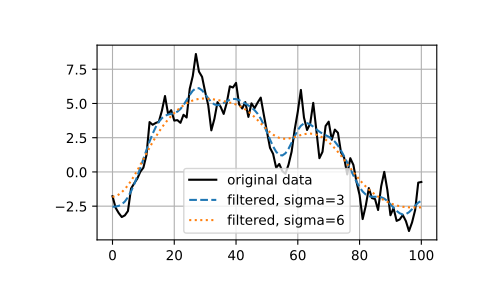

Write the Python code that produced this figure.
from scipy.ndimage import gaussian_filter1d
gaussian_filter1d([1.0, 2.0, 3.0, 4.0, 5.0], 1)
# array([ 1.42704095,  2.06782203,  3.        ,  3.93217797,  4.57295905])
gaussian_filter1d([1.0, 2.0, 3.0, 4.0, 5.0], 4)
# array([ 2.91948343,  2.95023502,  3.        ,  3.04976498,  3.08051657])
import matplotlib.pyplot as plt
rng = np.random.default_rng()
x = rng.standard_normal(101).cumsum()
y3 = gaussian_filter1d(x, 3)
y6 = gaussian_filter1d(x, 6)
plt.plot(x, 'k', label='original data')
plt.plot(y3, '--', label='filtered, sigma=3')
plt.plot(y6, ':', label='filtered, sigma=6')
plt.legend()
plt.grid()
plt.show()
